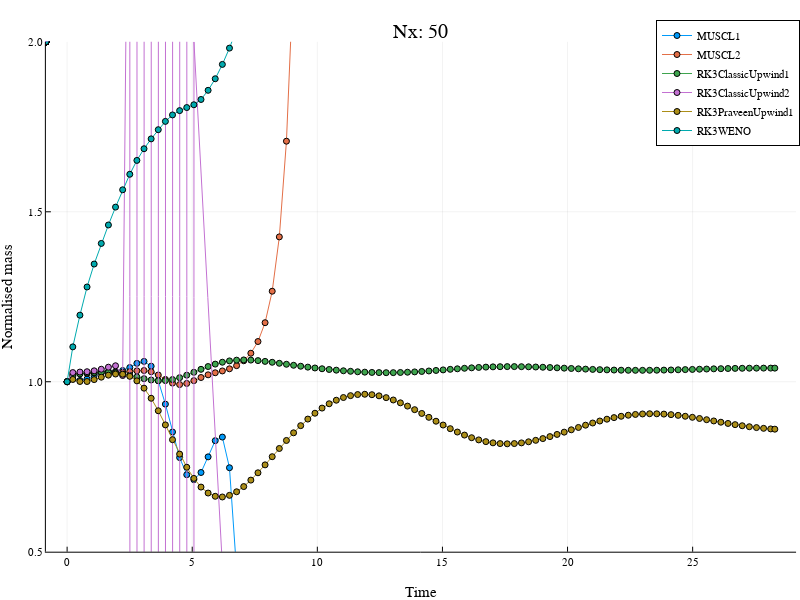

Write notebook code for a chart like this one.
### Markdown cell above
For Nx = 50:
 - MUSCL1: unstable
 - MUSCL2: unstable
 - WENO: unstable
 - upwind1: stable
 - upwind2: unstable
 - praveen: stable

### Code cell
ms = 3
p3 = plot(D50[algList50[1]][:, 1], D50[algList50[1]][:, 2], xlabel="Time", ylabel="Normalised mass", ylim=(0.5, 2.0), label=algList50[1], markershape=:circle, size=(800, 600), legend=:topright, ms=ms, title="Nx: $(50)")
for (j, algStr) in enumerate(algList50)
    if algStr != algList50[1]
        plot!(p3, D50[algStr][:, 1], D50[algStr][:, 2], label=algList50[j], markershape=:circle, ms=ms)
    end
end
display(p3)
